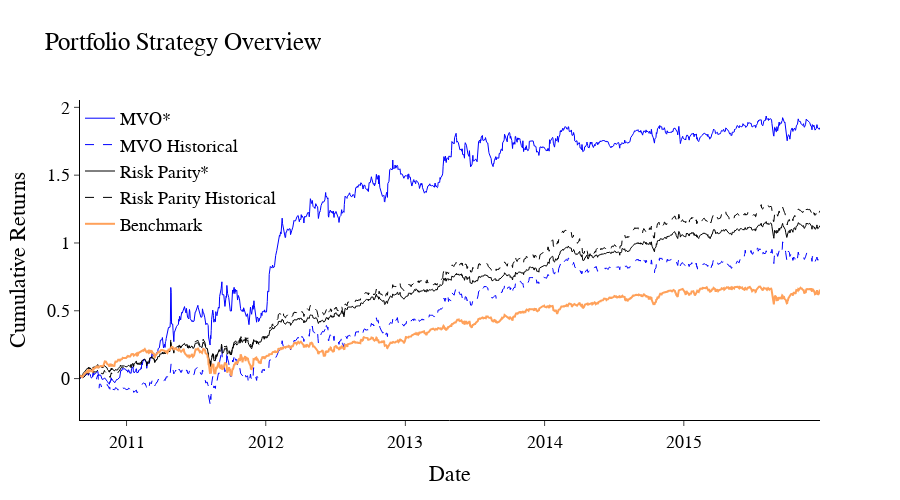

Notebook code cell kept with this figure:
### Code cell
fig = go.Figure()


fig.add_trace(go.Scatter(
    x=mvo_mtl.index,
    y=mvo_mtl['Portfolio_Value_rets'].cumsum(),
    mode='lines',
    name='MVO*',
    line=dict(width=1, color='blue', dash='solid')  # Solid blue line
))
fig.add_trace(go.Scatter(
    x=mvo_hist.index,
    y=mvo_hist['Portfolio_Value_rets'].cumsum(),
    mode='lines',
    name='MVO Historical',
    line=dict(width=1, color='blue', dash='dash')  # Solid blue line
))

fig.add_trace(go.Scatter(
    x=risk_parity.index,
    y=risk_parity['Portfolio_Value_rets'].cumsum(),
    mode='lines',
    name='Risk Parity*',
    line=dict(width=1, color='black', dash='solid')  # Solid black line
))
fig.add_trace(go.Scatter(
    x=risk_parity_hist.index,
    y=risk_parity_hist['Portfolio_Value_rets'].cumsum(),
    mode='lines',
    name='Risk Parity Historical',
    line=dict(width=1, color='black', dash='dash')  # Solid black line
))


fig.add_trace(go.Scatter(x=benchmark_data.index, y=benchmark_data['benchmark_rets'].cumsum(), name='Benchmark'))

#fig.update_layout(height=400, width=900, title='Strategy Overview', showlegend=True)

fig.update_layout(

    xaxis_title='Date',  # Label for the x-axis
    yaxis_title='Cumulative Returns',  # Label for the y-axis
    legend_title='',  # Title for the legend
    font=dict(
        family="Sans Serif",  # Font family
        size=18,  # Size of the text
        color="black"  # Color of the text
    ),
    height=500,  # Height of the figure in pixels
    width =900,  # Width of the figure in pixels
    showlegend=True,  # Show the legend (set to True)
    legend=dict(
        y=1, x=0,  # Position the legend at the top left
        xanchor='left', yanchor='top',
        bgcolor='rgba(0,0,0,0)'
  # Anchor the legend to the top left
    )
)
# Optionally, if you want to remove axis ticks and labels you can do so by setting ticks to '' and showticklabels to False
fig.update_xaxes(ticks='outside', showticklabels=True, linewidth=1, linecolor='black')
fig.update_yaxes(ticks='outside', showticklabels=True, linewidth=1, linecolor='black')
fig.update_layout(
    paper_bgcolor='rgba(255,255,255,255)',
    plot_bgcolor='rgba(255,255,255,255)',
    title='Portfolio Strategy Overview'
)
# Display the plot
fig.show()

### Figure 1 — Plotly figure (JSON) as saved in the notebook; plotly's stock layout.template omitted (floating-point values rounded to 4 significant figures; data arrays with more than 128 entries replaced by an {"elided": "..."} marker saying what was removed)
{"data": [{"line": {"color": "blue", "dash": "solid", "width": 1}, "mode": "lines", "name": "MVO*", "type": "scatter", "x": {"elided": "1339 str values"}, "y": {"elided": "1339 float values"}}, {"line": {"color": "blue", "dash": "dash", "width": 1}, "mode": "lines", "name": "MVO Historical", "type": "scatter", "x": {"elided": "1333 str values"}, "y": {"elided": "1333 float values"}}, {"line": {"color": "black", "dash": "solid", "width": 1}, "mode": "lines", "name": "Risk Parity*", "type": "scatter", "x": {"elided": "1339 str values"}, "y": {"elided": "1339 float values"}}, {"line": {"color": "black", "dash": "dash", "width": 1}, "mode": "lines", "name": "Risk Parity Historical", "type": "scatter", "x": {"elided": "1333 str values"}, "y": {"elided": "1333 float values"}}, {"name": "Benchmark", "type": "scatter", "x": {"elided": "1339 str values"}, "y": {"elided": "1339 float values"}}], "layout": {"font": {"color": "black", "family": "Sans Serif", "size": 18}, "height": 500, "legend": {"bgcolor": "rgba(0,0,0,0)", "title": {"text": ""}, "x": 0, "xanchor": "left", "y": 1, "yanchor": "top"}, "paper_bgcolor": "rgba(255,255,255,255)", "plot_bgcolor": "rgba(255,255,255,255)", "showlegend": true, "title": {"text": "Portfolio Strategy Overview"}, "width": 900, "xaxis": {"linecolor": "black", "linewidth": 1, "showticklabels": true, "ticks": "outside", "title": {"text": "Date"}}, "yaxis": {"linecolor": "black", "linewidth": 1, "showticklabels": true, "ticks": "outside", "title": {"text": "Cumulative Returns"}}}}
